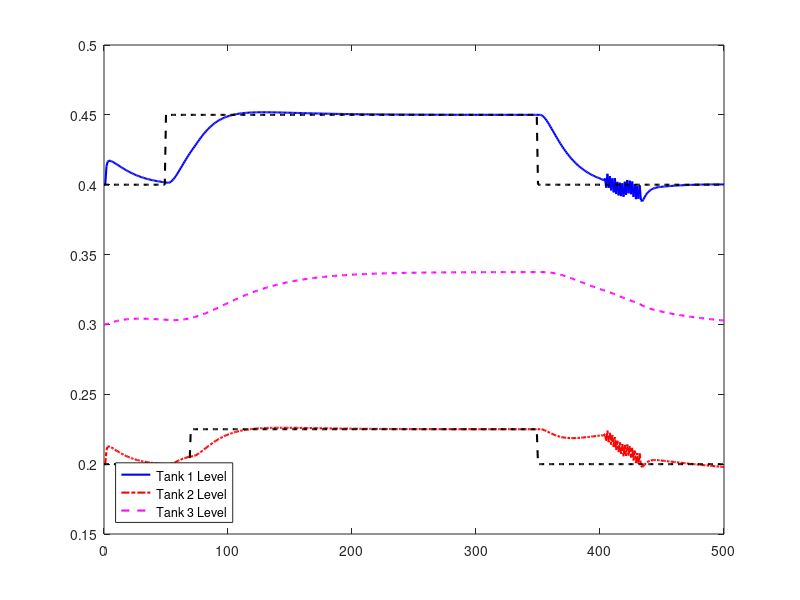

The MATLAB source for this figure: (Note: this script raises an error after producing the figure.)
close all;
clear all;
clc

formatSpec = '%f';
fsz = 10;

reference_value(1:50)=0.40; reference_value(51:350)=0.45; reference_value(351:501)=0.40;
reference_value_2(1:70)=0.20; reference_value_2(71:400)=0.225; reference_value_2(351:501)=0.20;

ref_vector = reference_value';
ref_vector_2 = reference_value_2';

%%%%%%%%%%%%%%%%%%%%%%%%% DATA READING %%%%%%%%%%%%%%%%%%%%%%%%
% Differential Attack, no Defense
dif_attack_no_def = csvread('attack_no_def_socket/def/results_no_def_0_2.txt');
time_diff_no_def = dif_attack_no_def(:, [1]);
lit101_diff_no_def = dif_attack_no_def(:, [2]);
lit102_diff_no_def = dif_attack_no_def(:, [3]);
lit103_diff_no_def = dif_attack_no_def(:, [4]);

% Diferential Attack, Defense
dif_attack_def = csvread('atk_def_socket/def/results_def_0_2.txt');
time_diff_def = dif_attack_def(:, [1]);
lit101_diff_def = dif_attack_def(:, [2]);
lit102_diff_def = dif_attack_def(:, [3]);
lit103_diff_def = dif_attack_def(:, [4]);

% No attack
no_attack = csvread('no_attack_socket/results_thread_no_atk_socket.txt');
time_no_attack = no_attack(:, [1]);
lit101_no_attack = no_attack(:, [2]);
lit102_no_attack = no_attack(:, [3]);
lit103_no_attack = no_attack(:, [4]);

%%%%%%%%%%%%%%%%%%%%%%%% Bias parameter changes %%%%%%%%
dif_attack_0_1_no_def = csvread('attack_no_def_socket/def/results_no_def_0_1.txt');
time_diff_0_1_no_def = dif_attack_0_1_no_def(:, [1]);
lit101_diff_0_1_no_def = dif_attack_0_1_no_def(:, [2]);
lit102_diff_0_1_no_def = dif_attack_0_1_no_def(:, [3]);
lit103_diff_0_1_no_def = dif_attack_0_1_no_def(:, [4]);

dif_attack_0_3_no_def = csvread('attack_no_def_socket/def/results_no_def_0_3.txt');
time_diff_0_3_no_def = dif_attack_0_3_no_def(:, [1]);
lit101_diff_0_3_no_def = dif_attack_0_3_no_def(:, [2]);
lit102_diff_0_3_no_def = dif_attack_0_3_no_def(:, [3]);
lit103_diff_0_3_no_def = dif_attack_0_3_no_def(:, [4]);

dif_attack_0_4_no_def = csvread('attack_no_def_socket/def/results_no_def_0_4.txt');
time_diff_0_4_no_def = dif_attack_0_4_no_def(:, [1]);
lit101_diff_0_4_no_def = dif_attack_0_4_no_def(:, [2]);
lit102_diff_0_4_no_def = dif_attack_0_4_no_def(:, [3]);
lit103_diff_0_4_no_def = dif_attack_0_4_no_def(:, [4]);

dif_attack_0_5_no_def = csvread('attack_no_def_socket/def/results_no_def_0_5.txt');
time_diff_0_5_no_def = dif_attack_0_5_no_def(:, [1]);
lit101_diff_0_5_no_def = dif_attack_0_5_no_def(:, [2]);
lit102_diff_0_5_no_def = dif_attack_0_5_no_def(:, [3]);
lit103_diff_0_5_no_def = dif_attack_0_5_no_def(:, [4]);


%%%%%%%%%%%%%%% Defense %%%%%%%%%%%%%%%%%%%%%%%%%%%%%%
dif_attack_0_1_def = csvread('atk_def_socket/def/results_def_0_1.txt');
time_diff_0_1_def = dif_attack_0_1_def(:, [1]);
lit101_diff_0_1_def = dif_attack_0_1_def(:, [2]);
lit102_diff_0_1_def = dif_attack_0_1_def(:, [3]);
lit103_diff_0_1_def = dif_attack_0_1_def(:, [4]);

dif_attack_0_3_def = csvread('atk_def_socket/def/results_def_0_3.txt');
time_diff_0_3_def = dif_attack_0_3_def(:, [1]);
lit101_diff_0_3_def = dif_attack_0_3_def(:, [2]);
lit102_diff_0_3_def = dif_attack_0_3_def(:, [3]);
lit103_diff_0_3_def = dif_attack_0_3_def(:, [4]);

dif_attack_0_4_def = csvread('atk_def_socket/def/results_def_0_4.txt');
time_diff_0_4_def = dif_attack_0_4_def(:, [1]);
lit101_diff_0_4_def = dif_attack_0_4_def(:, [2]);
lit102_diff_0_4_def = dif_attack_0_4_def(:, [3]);
lit103_diff_0_4_def = dif_attack_0_4_def(:, [4]);

dif_attack_0_5_def = csvread('atk_def_socket/def/results_def_0_5.txt');
time_diff_0_5_def = dif_attack_0_5_def(:, [1]);
lit101_diff_0_5_def = dif_attack_0_5_def(:, [2]);
lit102_diff_0_5_def = dif_attack_0_5_def(:, [3]);
lit103_diff_0_5_def = dif_attack_0_5_def(:, [4]);



%%%%%%%%%%%%%%%%%%%%%%%%% No Attack %%%%%%%%%%%%%%%%%%%%%%%
h1=figure(1)
set(gca, 'FontSize', fsz, 'LineWidth', 1.5); 
plot(time_no_attack, lit101_no_attack,'-b', 'linewidth', 1.5);
hold on
plot(time_no_attack, lit102_no_attack, '-.r', 'linewidth', 1.5);
plot(time_no_attack, lit103_no_attack, '--m', 'linewidth', 1.5);
plot(time_no_attack, ref_vector, '--k', 'linewidth', 1.5);
plot(time_no_attack, ref_vector_2, '--k', 'linewidth', 1.5);

g = legend('Tank 1 Level','Tank 2 Level','Tank 3 Level','Location','southwest');
g.FontSize = 14;
grid on
axis([20 500 0 0.5])
grid on;
xlabel('Time (s)')
ylabel('Tank Level (m)')
title({'Plant Behavior without Attack'});
matlab2tikz('tikz/no_attack.tikz', 'showInfo', false, 'parseStrings', false, 'standalone', false, 'height', '\figureheight', 'width', '\figurewidth');
matlab2tikz('tikz/std_no_attack.tikz', 'showInfo', false, 'parseStrings', false, 'standalone', true, 'height', '0.5\columnwidth', 'width', '0.8\columnwidth');

%%%%%%%%%%%%%%%%%%%%%%%%% Differential Attack - No Defense %%%%%%%%%%%%%%%%%%%%%%%
h2=figure(2)
set(gca, 'FontSize', fsz, 'LineWidth', 1.5); 
plot(time_diff_no_def, lit101_diff_no_def,'-b', 'linewidth', 1.5);
hold on
plot(time_diff_no_def, lit102_diff_no_def, '-.r', 'linewidth', 1.5);
plot(time_diff_no_def, lit103_diff_no_def, '--m', 'linewidth', 1.5);
plot(time_no_attack, ref_vector, '--k', 'linewidth', 1.5);
plot(time_no_attack, ref_vector_2, '--k', 'linewidth', 1.5);

g = legend('Tank 1 Level','Tank 2 Level','Tank 3 Level','Location','southwest');
g.FontSize = 14;
grid on
axis([20 500 0 0.5])
grid on;
xlabel('Time (s)')
ylabel('Tank Level (m)')
title({'Plant Behavior with Bias Attack without Defense'});
matlab2tikz('tikz/diff_no_def.tikz', 'showInfo', false, 'parseStrings', false, 'standalone', false, 'height', '\figureheight', 'width', '\figurewidth');
matlab2tikz('tikz/std_diff_no_def.tikz', 'showInfo', false, 'parseStrings', false, 'standalone', true, 'height', '0.5\columnwidth', 'width', '0.8\columnwidth');

% %%%%%%%%%%%%%%%%%%%%%%%%% Differential Attack - Defense %%%%%%%%%%%%%%%%%%%%%%%
h3=figure(3)
set(gca, 'FontSize', fsz, 'LineWidth', 1.5); 
plot(time_diff_def, lit101_diff_def,'-b', 'linewidth', 1.5);
hold on
plot(time_diff_def, lit102_diff_def, '-.r', 'linewidth', 1.5);
plot(time_diff_def, lit103_diff_def, '--m', 'linewidth', 1.5);
plot(time_no_attack, ref_vector, '--k', 'linewidth', 1.5);
plot(time_no_attack, ref_vector_2, '--k', 'linewidth', 1.5);

g = legend('Tank 1 Level','Tank 2 Level','Tank 3 Level','Location','southwest');
g.FontSize = 14;
grid on
axis([20 500 0 0.5])
grid on;
xlabel('Time (s)')
ylabel('Tank Level (m)')
title({'Plant Behavior with Bias Attack with Defense'});
matlab2tikz('tikz/diff_def.tikz', 'showInfo', false, 'parseStrings', false, 'standalone', false, 'height', '\figureheight', 'width', '\figurewidth');
matlab2tikz('tikz/std_diff_def.tikz', 'showInfo', false, 'parseStrings', false, 'standalone', true, 'height','0.5\columnwidth', 'width', '0.8\columnwidth');

%%%%%%%%%%%%%%%%%%%%%%%% Errors %%%%%%%%%%%%%%%%%%%%%%%%%%%

%%%%%%%%%%% Without attack %%%
lit_101_error_no_atk = ref_vector - lit101_no_attack;
lit_102_error_no_atk = ref_vector_2 - lit102_no_attack;

mean_lit_101_error_no_atk(1:5) = mean(lit_101_error_no_atk);

lit_101_error_diff_0_1_no_def = ref_vector - lit101_diff_0_1_no_def;
lit_102_error_diff_0_1_no_def = ref_vector_2 - lit102_diff_0_1_no_def;

lit_101_error_diff_0_2_no_def = ref_vector - lit101_diff_no_def;
lit_102_error_diff_0_2_no_def = ref_vector_2 - lit102_diff_no_def;

lit_101_error_diff_0_3_no_def = ref_vector - lit101_diff_0_3_no_def;
lit_102_error_diff_0_3_no_def = ref_vector_2 - lit102_diff_0_3_no_def;

lit_101_error_diff_0_4_no_def = ref_vector - lit101_diff_0_4_no_def;
lit_102_error_diff_0_4_no_def = ref_vector_2 - lit102_diff_0_4_no_def;

lit_101_error_diff_0_5_no_def = ref_vector - lit101_diff_0_5_no_def;
lit_102_error_diff_0_5_no_def = ref_vector_2 - lit102_diff_0_5_no_def;

% Def
lit_101_error_diff_0_1_def = ref_vector - lit101_diff_0_1_def;
lit_102_error_diff_0_1_def = ref_vector_2 - lit102_diff_0_1_def;

lit_101_error_diff_0_2_def = ref_vector - lit101_diff_def;
lit_102_error_diff_0_2_def = ref_vector_2 - lit102_diff_def;

lit_101_error_diff_0_3_def = ref_vector - lit101_diff_0_3_def;
lit_102_error_diff_0_3_def = ref_vector_2 - lit102_diff_0_3_def;

lit_101_error_diff_0_4_def = ref_vector - lit101_diff_0_4_def;
lit_102_error_diff_0_4_def = ref_vector_2 - lit102_diff_0_4_def;

lit_101_error_diff_0_5_def = ref_vector - lit101_diff_0_5_def;
lit_102_error_diff_0_5_def = ref_vector_2 - lit102_diff_0_5_def;

mean_error_no_def = zeros(1,5);
mean_error_no_def(1) = mean(lit_101_error_diff_0_1_no_def);
mean_error_no_def(2) = mean(lit_101_error_diff_0_2_no_def);
mean_error_no_def(3) = mean(lit_101_error_diff_0_3_no_def);
mean_error_no_def(4) = mean(lit_101_error_diff_0_4_no_def);
mean_error_no_def(5) = mean(lit_101_error_diff_0_5_no_def);
mean_error_no_def.*-1

mean_error_def = zeros(1,5);
mean_error_def(1) = mean(lit_101_error_diff_0_1_def);
mean_error_def(2) = mean(lit_101_error_diff_0_2_def);
mean_error_def(3) = mean(lit_101_error_diff_0_3_def);
mean_error_def(4) = mean(lit_101_error_diff_0_4_def);
mean_error_def(5) = mean(lit_101_error_diff_0_5_def);
mean_error_def.*-1

error_vector=[0.001, 0.002, 0.003, 0.004, 0.005];

h15=figure(15)
set(gca, 'FontSize', fsz, 'LineWidth', 1.5); 
plot(error_vector, abs(mean_error_no_def),'-.r', 'linewidth', 1.5);
hold on
plot(error_vector, abs(mean_error_def), '-b', 'linewidth', 1.5);
plot(error_vector, abs(mean_lit_101_error_no_atk), '--k', 'linewidth', 1.5);

g = legend('Mean Error without Defense','Mean Error with Defense','Mean Error without Attack', 'Location','northwest');
g.FontSize = 14;
grid on
%axis([0 500 0 0.06])
grid on;
xlabel('Attack Value of Bias Attack (m)')
ylabel('Average Error(m)')
title({'   Plant Mean Error with Bias Attack'});
matlab2tikz('tikz/mean_error_def.tikz', 'showInfo', false, 'parseStrings', false, 'standalone', false, 'height', '\figureheight', 'width', '\figurewidth');
matlab2tikz('tikz/std_mean_error_def.tikz', 'showInfo', false, 'parseStrings', false, 'standalone', true, 'height','0.5\columnwidth', 'width', '0.8\columnwidth');



%%%%%%%%%%%%%%%%%%%%%%% No Defense Error Plots %%%%%%%%%%%%%%%%%%%%%%%
% h4=figure(4)
% set(gca, 'FontSize', fsz, 'LineWidth', 1.5); 
% plot(time_diff_def, lit_101_error_no_atk,'-b', 'linewidth', 1.5);
% hold on
% plot(time_diff_def, lit_102_error_no_atk, '-.r', 'linewidth', 1.5);
% 
% g = legend('Lit101 Error','Lit102 Error','Location','northeast');
% g.FontSize = 14;
% grid on
% axis([0 500 0 0.06])
% grid on;
% xlabel('Time (s)')
% ylabel('Tank Level (m)')
% title({'Virtual Environment', 'Error without Attack'});
% matlab2tikz('tikz/error_no_atk.tikz', 'showInfo', false, 'parseStrings', false, 'standalone', false, 'height', '\figureheight', 'width', '\figurewidth');
% matlab2tikz('tikz/std_error_no_atk.tikz', 'showInfo', false, 'parseStrings', false, 'standalone', true, 'height','0.5\columnwidth', 'width', '0.8\columnwidth');
% 
% % 0.1
% h5=figure(5)
% set(gca, 'FontSize', fsz, 'LineWidth', 1.5); 
% plot(time_diff_0_1_no_def, lit_101_error_diff_0_1_no_def,'-b', 'linewidth', 1.5);
% hold on
% plot(time_diff_0_1_no_def, lit_102_error_diff_0_1_no_def, '-.r', 'linewidth', 1.5);
% 
% g = legend('Lit101 Error','Lit102 Error','Location','northeast');
% g.FontSize = 14;
% grid on
% axis([0 500 0 0.06])
% grid on;
% xlabel('Time (s)')
% ylabel('Tank Level (m)')
% title({'Virtual Environment', 'Error with Bias Attack of 0.001 and No Defense'});
% matlab2tikz('tikz/error_0_1_no_def.tikz', 'showInfo', false, 'parseStrings', false, 'standalone', false, 'height', '\figureheight', 'width', '\figurewidth');
% matlab2tikz('tikz/std_error_0_1_no_atk.tikz', 'showInfo', false, 'parseStrings', false, 'standalone', true, 'height','0.5\columnwidth', 'width', '0.8\columnwidth');
% 
% 
% % 0.2
% h6=figure(6)
% set(gca, 'FontSize', fsz, 'LineWidth', 1.5); 
% plot(time_diff_0_1_no_def, lit_101_error_diff_0_2_no_def,'-b', 'linewidth', 1.5);
% hold on
% plot(time_diff_0_1_no_def, lit_102_error_diff_0_2_no_def, '-.r', 'linewidth', 1.5);
% 
% g = legend('Lit101 Error','Lit102 Error','Location','northeast');
% g.FontSize = 14;
% grid on
% axis([0 500 0 0.06])
% grid on;
% xlabel('Time (s)')
% ylabel('Tank Level (m)')
% title({'Virtual Environment', 'Error with Bias Attack of 0.002 and No Defense'});
% matlab2tikz('tikz/error_0_2_no_def.tikz', 'showInfo', false, 'parseStrings', false, 'standalone', false, 'height', '\figureheight', 'width', '\figurewidth');
% matlab2tikz('tikz/std_error_0_2_no_atk.tikz', 'showInfo', false, 'parseStrings', false, 'standalone', true, 'height','0.5\columnwidth', 'width', '0.8\columnwidth');
% 
% 
% % 0.3
% h7=figure(7)
% set(gca, 'FontSize', fsz, 'LineWidth', 1.5); 
% plot(time_diff_0_3_no_def, lit_101_error_diff_0_3_no_def,'-b', 'linewidth', 1.5);
% hold on
% plot(time_diff_0_3_no_def, lit_102_error_diff_0_3_no_def, '-.r', 'linewidth', 1.5);
% 
% g = legend('Lit101 Error','Lit102 Error','Location','northeast');
% g.FontSize = 14;
% grid on
% axis([0 500 0 0.06])
% grid on;
% xlabel('Time (s)')
% ylabel('Tank Level (m)')
% title({'Virtual Environment', 'Error with Bias Attack of 0.003 and No Defense'});
% matlab2tikz('tikz/error_0_3_no_def.tikz', 'showInfo', false, 'parseStrings', false, 'standalone', false, 'height', '\figureheight', 'width', '\figurewidth');
% matlab2tikz('tikz/std_error_0_3_no_atk.tikz', 'showInfo', false, 'parseStrings', false, 'standalone', true, 'height','0.5\columnwidth', 'width', '0.8\columnwidth');
% 
% 
% % 0.4
% h8=figure(8)
% set(gca, 'FontSize', fsz, 'LineWidth', 1.5); 
% plot(time_diff_0_4_no_def, lit_101_error_diff_0_4_no_def,'-b', 'linewidth', 1.5);
% hold on
% plot(time_diff_0_4_no_def, lit_102_error_diff_0_4_no_def, '-.r', 'linewidth', 1.5);
% 
% g = legend('Lit101 Error','Lit102 Error','Location','northeast');
% g.FontSize = 14;
% grid on
% axis([0 500 0 0.06])
% grid on;
% xlabel('Time (s)')
% ylabel('Tank Level (m)')
% title({'Virtual Environment', 'Error with Bias Attack of 0.004 and No Defense'});
% matlab2tikz('tikz/error_0_4_no_def.tikz', 'showInfo', false, 'parseStrings', false, 'standalone', false, 'height', '\figureheight', 'width', '\figurewidth');
% matlab2tikz('tikz/std_error_0_4_no_atk.tikz', 'showInfo', false, 'parseStrings', false, 'standalone', true, 'height','0.5\columnwidth', 'width', '0.8\columnwidth');
% 
% % 0.5
% h9=figure(9)
% set(gca, 'FontSize', fsz, 'LineWidth', 1.5); 
% plot(time_diff_0_5_no_def, lit_101_error_diff_0_5_no_def,'-b', 'linewidth', 1.5);
% hold on
% plot(time_diff_0_5_no_def, lit_102_error_diff_0_5_no_def, '-.r', 'linewidth', 1.5);
% 
% g = legend('Lit101 Error','Lit102 Error','Location','northeast');
% g.FontSize = 14;
% grid on
% axis([0 500 0 0.06])
% grid on;
% xlabel('Time (s)')
% ylabel('Tank Level (m)')
% title({'Virtual Environment', 'Error with Bias Attack of 0.005 and No Defense'});
% matlab2tikz('tikz/error_0_5_no_def.tikz', 'showInfo', false, 'parseStrings', false, 'standalone', false, 'height', '\figureheight', 'width', '\figurewidth');
% matlab2tikz('tikz/std_error_0_5_no_atk.tikz', 'showInfo', false, 'parseStrings', false, 'standalone', true, 'height','0.5\columnwidth', 'width', '0.8\columnwidth');
% 
% 
% 
% 
% 
% 
% %%%%%%%%%%%%%%%%%%%%%%% Defense Error Plots %%%%%%%%%%%%%%%%%%%%%%%
% % 0.1
% h10=figure(10)
% set(gca, 'FontSize', fsz, 'LineWidth', 1.5); 
% plot(time_diff_0_1_def, lit_101_error_diff_0_1_def,'-b', 'linewidth', 1.5);
% hold on
% plot(time_diff_0_1_def, lit_102_error_diff_0_1_def, '-.r', 'linewidth', 1.5);
% 
% g = legend('Lit101 Error','Lit102 Error','Location','northeast');
% g.FontSize = 14;
% grid on
% axis([0 500 0 0.06])
% grid on;
% xlabel('Time (s)')
% ylabel('Tank Level (m)')
% title({'Virtual Environment', 'Error with Bias Attack of 0.001 and Defense'});
% matlab2tikz('tikz/error_0_1_def.tikz', 'showInfo', false, 'parseStrings', false, 'standalone', false, 'height', '\figureheight', 'width', '\figurewidth');
% matlab2tikz('tikz/std_error_0_1_def.tikz', 'showInfo', false, 'parseStrings', false, 'standalone', true, 'height','0.5\columnwidth', 'width', '0.8\columnwidth');
% 
% 
% 
% % 0.2
% h11=figure(11)
% set(gca, 'FontSize', fsz, 'LineWidth', 1.5); 
% plot(time_diff_def, lit_101_error_diff_0_2_def,'-b', 'linewidth', 1.5);
% hold on
% plot(time_diff_def, lit_102_error_diff_0_2_def, '-.r', 'linewidth', 1.5);
% 
% g = legend('Lit101 Error','Lit102 Error','Location','northeast');
% g.FontSize = 14;
% grid on
% axis([0 500 0 0.06])
% grid on;
% xlabel('Time (s)')
% ylabel('Tank Level (m)')
% title({'Virtual Environment', 'Error with Bias Attack of 0.002 and Defense'});
% matlab2tikz('tikz/error_0_2_def.tikz', 'showInfo', false, 'parseStrings', false, 'standalone', false, 'height', '\figureheight', 'width', '\figurewidth');
% matlab2tikz('tikz/std_error_0_2_def.tikz', 'showInfo', false, 'parseStrings', false, 'standalone', true, 'height','0.5\columnwidth', 'width', '0.8\columnwidth');
% 
% 
% 
% % 0.3
% h12=figure(12)
% set(gca, 'FontSize', fsz, 'LineWidth', 1.5); 
% plot(time_diff_def, lit_101_error_diff_0_3_def,'-b', 'linewidth', 1.5);
% hold on
% plot(time_diff_def, lit_102_error_diff_0_3_def, '-.r', 'linewidth', 1.5);
% 
% g = legend('Lit101 Error','Lit102 Error','Location','northeast');
% g.FontSize = 14;
% grid on
% axis([0 500 0 0.06])
% grid on;
% xlabel('Time (s)')
% ylabel('Tank Level (m)')
% title({'Virtual Environment', 'Error with Bias Attack of 0.003 and Defense'});
% matlab2tikz('tikz/error_0_3_def.tikz', 'showInfo', false, 'parseStrings', false, 'standalone', false, 'height', '\figureheight', 'width', '\figurewidth');
% matlab2tikz('tikz/std_error_0_3_def.tikz', 'showInfo', false, 'parseStrings', false, 'standalone', true, 'height','0.5\columnwidth', 'width', '0.8\columnwidth');
% 
% % 0.4
% h13=figure(13)
% set(gca, 'FontSize', fsz, 'LineWidth', 1.5); 
% plot(time_diff_def, lit_101_error_diff_0_4_def,'-b', 'linewidth', 1.5);
% hold on
% plot(time_diff_def, lit_102_error_diff_0_4_def, '-.r', 'linewidth', 1.5);
% 
% g = legend('Lit101 Error','Lit102 Error','Location','northeast');
% g.FontSize = 14;
% grid on
% axis([0 500 0 0.06])
% grid on;
% xlabel('Time (s)')
% ylabel('Tank Level (m)')
% title({'Virtual Environment', 'Error with Bias Attack of 0.004 and Defense'});
% matlab2tikz('tikz/error_0_4_def.tikz', 'showInfo', false, 'parseStrings', false, 'standalone', false, 'height', '\figureheight', 'width', '\figurewidth');
% matlab2tikz('tikz/std_error_0_4_def.tikz', 'showInfo', false, 'parseStrings', false, 'standalone', true, 'height','0.5\columnwidth', 'width', '0.8\columnwidth');
% 
% 
% % 0.5
% h14=figure(14)
% set(gca, 'FontSize', fsz, 'LineWidth', 1.5); 
% plot(time_diff_def, lit_101_error_diff_0_5_def,'-b', 'linewidth', 1.5);
% hold on
% plot(time_diff_def, lit_102_error_diff_0_5_def, '-.r', 'linewidth', 1.5);
% 
% g = legend('Lit101 Error','Lit102 Error','Location','northeast');
% g.FontSize = 14;
% grid on
% axis([0 500 0 0.06])
% grid on;
% xlabel('Time (s)')
% ylabel('Tank Level (m)')
% title({'Virtual Environment', 'Error with Bias Attack of 0.005 and Defense'});
% matlab2tikz('tikz/error_0_5_def.tikz', 'showInfo', false, 'parseStrings', false, 'standalone', false, 'height', '\figureheight', 'width', '\figurewidth');
% matlab2tikz('tikz/std_error_0_5_def.tikz', 'showInfo', false, 'parseStrings', false, 'standalone', true, 'height','0.5\columnwidth', 'width', '0.8\columnwidth');
% 
